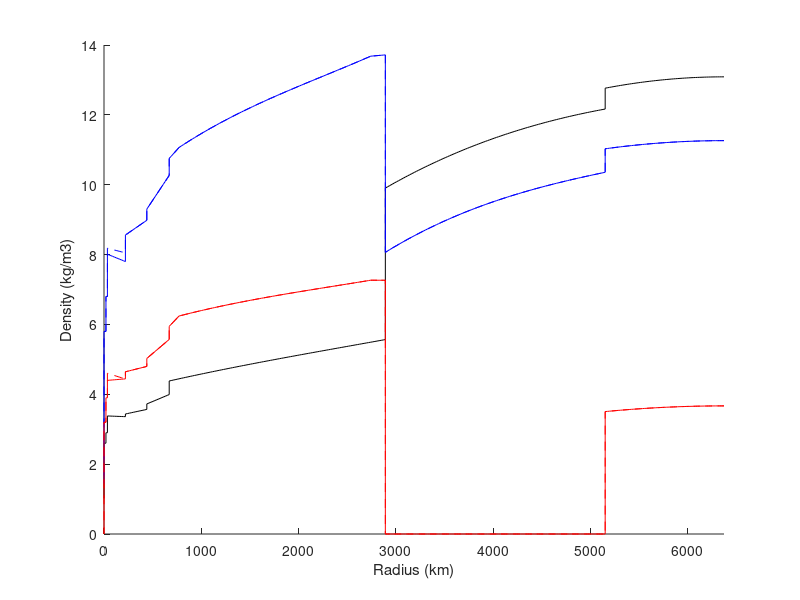
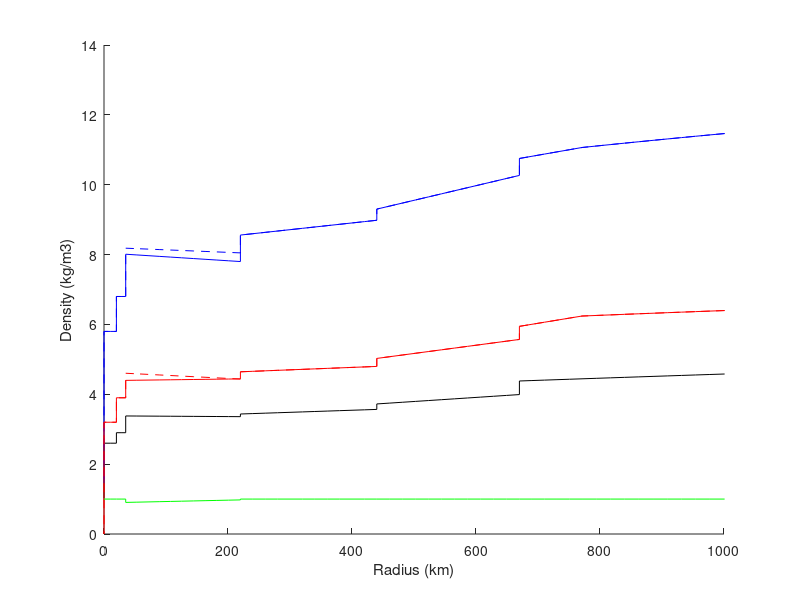

Source code (MATLAB) for these figures, in order: (Note: this script raises an error after producing the figures.)
% Script to make a 1D earth profile that can go into the normal mode
% summation program MINEOS.
% by default the model file is in tabular form
% the model file will appear in this dir as "NAME.model"

name = 'pprem'; % name of model
odir = '~/Documents/MATLAB/Classes/Adv.'' Seismp''/';

ifanis = 1; % 1 if there is some (radial) anisotropy, 0 otherwise
tref = 1.;  % reference period (recommend 1) for physical dispersion

N = 300; % no. of nodes
Ric  = 6371e3 - 5150e3; % Radius of inner/outer core boundary
Roc  = 6371e3 - 2891e3; % Radius of outer core/mantle boundary
Rlm1 = 3630e3;
Rlm2 = 5600e3;
Rtzb = 6371e3 - 670e3; % Radius of base of transition zone
Rtzt = 6371e3 - 440e3; % Radius of top of transition zone
Rlvz = 6371e3 - 220e3; % Radius of base of low-velocity zone
Rlab = 6371e3 - 125e3; % Radius of lith/asth bounary
Rmoh = 6371e3 - 35e3; % Radius of moho
Ruc  = 6371e3 - 20e3; % Radius of upper/lower crust boundary
Rsfl = 6371e3; % Radius of seafloor or land/air
Rsfc = 6371e3; % Radius of sea/air or land/air

Rs = [0 Ric Roc Rlm1 Rlm2 Rtzb Rtzt Rlvz Rlab Rmoh Ruc Rsfl Rsfc]';
Nlay = length(Rs) - 1;

% Coefficients of models - each line is a different layer, and columns are
% coefficients of indices 0, 1, 2, 3 respectively

Dc =   [13.0885      0       -8.8381      0
        12.5815     -1.2638  -3.6426     -5.5281
         7.9565     -6.4761   5.5283     -3.0807
         7.9565     -6.4761   5.5283     -3.0807
         7.9565     -6.4761   5.5283     -3.0807
        10.6449     -7.4347   0           0
         7.1089     -3.8045   0           0
         2.6910     +0.6924   0           0
         2.6910     +0.6924   0           0
         2.9000      0        0           0
         2.6000      0        0           0
         1.0200      0        0           0      ];

Vpvc = [11.2622       0       -6.3640      0
        11.0487      -4.0362   4.8023    -13.5732
        15.3891      -5.3181   5.5242     -2.5514
        24.9520     -40.4673  51.4832    -26.6419
        29.2766     -23.6027   5.5242     -2.5514
        34.1736     -26.7171   0           0
        20.3926     -12.2569   0           0
         0.8317       7.2180   0           0
         0.8317       7.2180   0           0
         6.8000       0        0           0
         5.8000       0        0           0
         1.4500       0        0           0      ];
       
 
Vphc = [11.2622       0       -6.3640      0
        11.0487      -4.0362   4.8023    -13.5732
        15.3891      -5.3181   5.5242     -2.5514
        24.9520     -40.4673  51.4832    -26.6419
        29.2766     -23.6027   5.5242     -2.5514
        34.1736     -26.7171   0           0
        20.3926     -12.2569   0           0
         3.5908       4.6172   0           0
         3.5908       4.6172   0           0
         6.8000       0        0           0
         5.8000       0        0           0
         1.4500       0        0           0      ];   
    
Vsvc = [ 3.6678       0       -4.4475      0
         0        	  0        0           0
         6.9254       1.4672  -2.0834      0.9783
        11.1671     -13.7818  17.4575     -9.2777
        22.3459     -17.2473  -2.0834      0.9783
        19.0335     -15.0456   0           0
         8.9496      -4.4597   0           0
         5.8582      -1.4678   0           0
         5.8582      -1.4678   0           0
         3.9000       0        0           0
         3.2000       0        0           0
         0            0        0           0      ];
     
Vshc = [ 3.6678       0       -4.4475      0
         0        	  0        0           0
         6.9254       1.4672  -2.0834      0.9783
        11.1671     -13.7818  17.4575     -9.2777
        22.3459     -17.2473  -2.0834      0.9783
        19.0335     -15.0456   0           0
         8.9496      -4.4597   0           0
        -1.0839       5.7176   0           0
        -1.0839       5.7176   0           0
         3.9000       0        0           0
         3.2000       0        0           0
         0            0        0           0      ]; 

Qmc = [ 84.6;
        9999999
        312
        312
        312
        143
        143
        80
        600
        600
        600
        9999999 ]; 

Qkc = [ 1327.7;
        57823
        57823
        57823
        57823
        57823
        57823
        57823
        57823
        57823
        57823
        57823 ];   

Etac = [1        0
        1        0
        1        0
        1        0
        1        0
        1        0
        1        0
        3.3687  -2.4778
        3.3687  -2.4778
        1        0
        1        0
        1        0 ];

%     PROBLEM - have to make sure each layer has at least two knots - i.e. round up if below two 
    

% Each layer has a bottom and a top knot.  No. of nodes in layer is therefore
% Ni = 1 + round((Rtop-Rbottom)/Rtotal)*(N-Nlay)
% and spacing within layer is (use interp) (Rtop-Rbottom)/(Ni-1)
Nk = zeros(Nlay,1);
R = zeros(Nlay,1); % radius
D = zeros(Nlay,1); % density
Vpv = zeros(Nlay,1); 
Vph = zeros(Nlay,1);
Vsv = zeros(Nlay,1);
Vsh = zeros(Nlay,1);
Qm = zeros(Nlay,1);
Qk = zeros(Nlay,1);
Eta = zeros(Nlay,1);

ibo = 1;
for kk = 1:Nlay
Nk(kk) = 2 + round(((Rs(kk+1)-Rs(kk))/Rs(end))*(N - 2*Nlay));
ito = sum(Nk(1:kk));

R(ibo:ito) = linspace(Rs(kk),Rs(kk+1),Nk(kk))';
X = R/Rs(end);

D(ibo:ito)   = Dc(kk,1)  *ones(Nk(kk),1) + Dc(kk,2)  *X(ibo:ito) + Dc(kk,3)  *X(ibo:ito).^2 + Dc(kk,4)  *X(ibo:ito).^3;
Vpv(ibo:ito) = Vpvc(kk,1)*ones(Nk(kk),1) + Vpvc(kk,2)*X(ibo:ito) + Vpvc(kk,3)*X(ibo:ito).^2 + Vpvc(kk,4)*X(ibo:ito).^3;
Vsv(ibo:ito) = Vsvc(kk,1)*ones(Nk(kk),1) + Vsvc(kk,2)*X(ibo:ito) + Vsvc(kk,3)*X(ibo:ito).^2 + Vsvc(kk,4)*X(ibo:ito).^3;
Vph(ibo:ito) = Vphc(kk,1)*ones(Nk(kk),1) + Vphc(kk,2)*X(ibo:ito) + Vphc(kk,3)*X(ibo:ito).^2 + Vphc(kk,4)*X(ibo:ito).^3;
Vsh(ibo:ito) = Vshc(kk,1)*ones(Nk(kk),1) + Vshc(kk,2)*X(ibo:ito) + Vshc(kk,3)*X(ibo:ito).^2 + Vshc(kk,4)*X(ibo:ito).^3;
Qm(ibo:ito) = Qmc(kk,1)*ones(Nk(kk),1);
Qk(ibo:ito) = Qkc(kk,1)*ones(Nk(kk),1);
Eta(ibo:ito) = Etac(kk,1)*ones(Nk(kk),1) + Etac(kk,2)*X(ibo:ito);

ibo = 1 + ito;
end

%% Plot up model
figure(1); clf
hold on
plot((Rs(end)-R)/1000,D,'k')
plot((Rs(end)-R)/1000,Vpv,'b')
plot((Rs(end)-R)/1000,Vph,'--b')
plot((Rs(end)-R)/1000,Vsv,'r')
plot((Rs(end)-R)/1000,Vsh,'--r')
xlim([0 Rs(end)/1000])
xlabel('Radius (km)')
ylabel('Density (kg/m3)')
hold off

figure(2); clf
hold on
plot((Rs(end)-R)/1000,D,'k')
plot((Rs(end)-R)/1000,Vpv,'b')
plot((Rs(end)-R)/1000,Vph,'--b')
plot((Rs(end)-R)/1000,Vsv,'r')
plot((Rs(end)-R)/1000,Vsh,'--r')
plot((Rs(end)-R)/1000,Eta,'g')
xlim([0 1e6])
xlabel('Radius (km)')
ylabel('Density (kg/m3)')
hold off
xlim([0 1000])

%% Write model file
ofile = sprintf('%s%s.model',odir,name);
fid = fopen(ofile,'w+');
fprintf(fid,'%s\n',name);
fprintf(fid,'%u %.4f %u\n',ifanis,tref,1);
fprintf(fid,'%u %u %u\n',N, Nk(1), Nk(2));
for kk = 1:N
    fprintf(fid,'%7.0f  %7.4f  %7.4f  %7.4f  %7.0f  %7.0f  %7.4f  %7.4f  %.4f \n',...
        R(kk),D(kk),Vpv(kk),Vsv(kk),Qk(kk),Qm(kk),Vph(kk),Vsh(kk),Eta(kk));
end
fclose(fid);